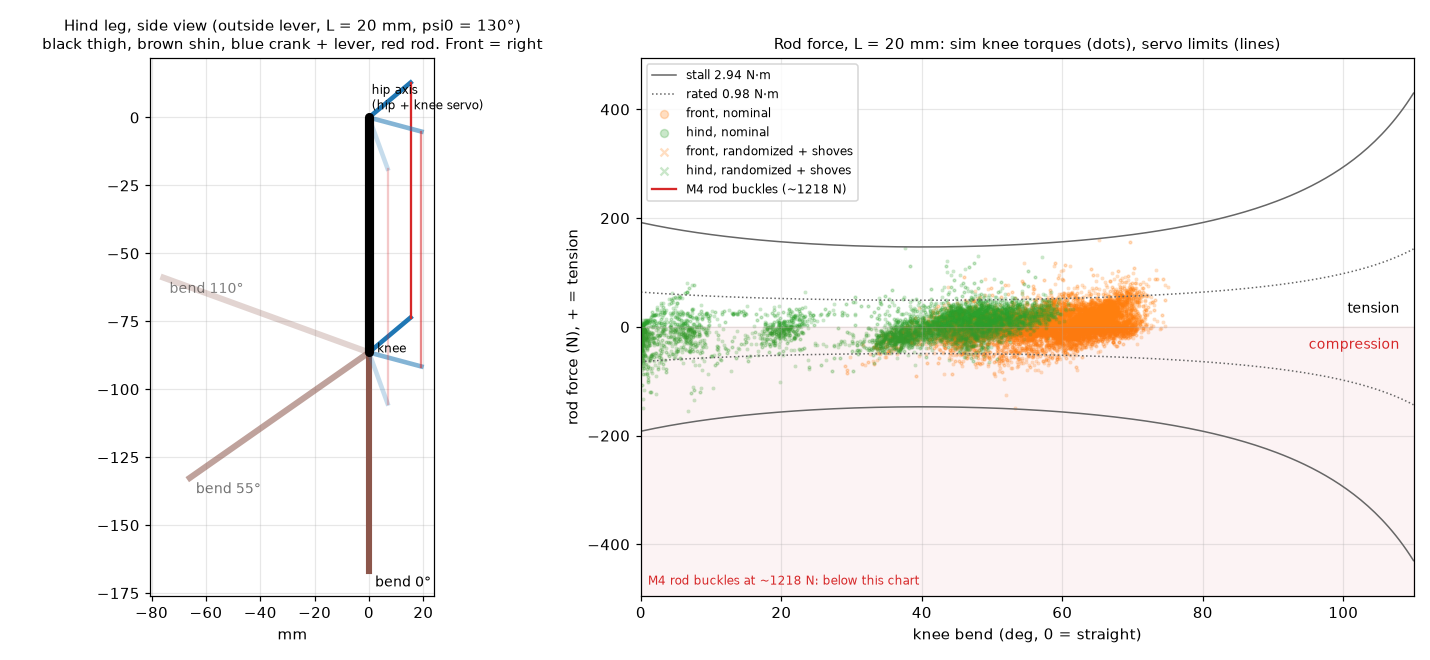

Python code for this plot:
"""Knee rod linkage (A2): where to put the lever so the rod never jams, and how hard the rod works.

The A2 knee: the knee servo rides on the thigh at the hip axis. A crank on its horn and a
lever on the shin (same length L) are joined by a rod as long as the thigh, so the four
pivots make a parallelogram: the rod stays parallel to the thigh and the shin turns exactly
as much as the crank (1:1, the servo angle = the sim's knee joint).

Side view of one leg, looking along the hip axis:
  u   = thigh direction, hip -> knee
  psi = lever angle, measured from u (the line continuing past the knee). The crank at the
        hip is always parallel to the lever, so it has the same psi.
  "outside" = the side the knee points to (front for hind legs, back for front legs), like a
        kneecap. "inside" = the side the shin folds toward.
As the knee bends by b, the lever turns with the shin toward the inside:
  outside lever: psi = psi0 - b        inside lever: psi = psi0 + b
Dead point: psi = 0 or 180 deg (crank, rod and lever in one line). There the rod pushes
straight through the pivots and can't turn the shin at all; the parallelogram can even flip
into a crossed shape. Keep psi well away from 0 and 180 over the whole knee range.

Rod force for a knee torque tau (the torque arm is L * sin psi):
  rod tension T = tau / (L sin psi)     (inside lever)
  rod tension T = -tau / (L sin psi)    (outside lever)
with tau > 0 = folding the knee. Holding the body up means tau < 0 (straightening), so an
outside lever puts the rod in TENSION when the leg carries weight (like a quadriceps tendon),
and an inside lever puts it in COMPRESSION. A thin rod under compression can buckle.

Knee torques come from the sim: tools/eval/chain_check.py --legs saves every knee's bend and
torque through walk -> rear -> hold -> come down -> walk (sampled every 20 ms; short spikes in
between are missed). Torques are the same for any linkage (1:1), only the rod force changes.

  python cad/knee_linkage.py [--L 20] [--rod M4] [--side outside] [--psi0 130]
  (no --psi0: picks the one with the lowest peak rod force, >= MIN_MARGIN from dead points
   over the design range 0-110 deg) -> cad/knee_linkage.png
"""
import argparse
from pathlib import Path

import matplotlib
matplotlib.use("Agg")
import matplotlib.pyplot as plt  # noqa: E402
import numpy as np  # noqa: E402

REPO = Path(__file__).resolve().parents[1]
THIGH = 86.45            # mm, = rod length (cad/variables.md)
SHIN = 80.5              # mm, knee to foot ball centre
DESIGN = (0.0, 110.0)    # knee bend range the parts must allow (CLAUDE.md)
MIN_MARGIN = 20.0        # deg, closest the lever may come to a dead point over DESIGN
STALL, RATED = 2.94, 0.98   # N*m, STS3215 12 V
# Threaded steel rod (stainless, E = 193 GPa), sized by the thread's root (minor) diameter.
# Ball links ~ pins, so Euler buckling with K = 1 over the pivot-to-pivot length (= thigh).
D_ROOT = {"M3": 2.387, "M4": 3.141}   # mm
E_STEEL = 193e3                       # N/mm^2

ap = argparse.ArgumentParser()
ap.add_argument("--L", type=float, default=20.0, help="crank = lever length, mm (decided 2026-11-19: 20)")
ap.add_argument("--rod", choices=list(D_ROOT), default="M4", help="threaded rod size (decided: M4)")
ap.add_argument("--side", choices=["outside", "inside"], default="outside")
ap.add_argument("--psi0", type=float, default=None, help="lever angle at a straight knee, deg")
ap.add_argument("--down", default="dn_run5b", help="run folder holding chain*/legs_raw.npz")
args = ap.parse_args()
P_BUCKLE = np.pi ** 2 * E_STEEL * (np.pi * D_ROOT[args.rod] ** 4 / 64) / THIGH ** 2   # N


def psi_of(bend, psi0, side):
  return psi0 - bend if side == "outside" else psi0 + bend


def tension(tau, bend, psi0, side, L):
  """Rod tension in N (negative = compression). tau in N*m, + = folding; L in mm."""
  s = np.sin(np.radians(psi_of(bend, psi0, side)))
  t = tau / (L / 1000 * s)
  return -t if side == "outside" else t


def margin(psi0, side):
  """Closest approach to a dead point (deg) over the design range."""
  p = psi_of(np.linspace(*DESIGN, 111), psi0, side)
  return float(np.min(np.minimum(p, 180 - p)))


# --- sim knee samples (front and hind, nominal chain and randomized chain with shoves)
samples = []
for sub, label in (("chain", "nominal"), ("chain_random", "randomized + shoves")):
  f = REPO / "runs" / args.down / sub / "legs_raw.npz"
  if f.exists():
    z = np.load(f)
    for g in ("front", "hind"):
      samples.append((f"{g}, {label}", z[f"{g}_bend"].ravel(), z[f"{g}_tau"].ravel()))
if not samples:
  print("no sim samples found: run  python tools/eval/chain_check.py --legs  (and --random) first")
bend_all = np.concatenate([s[1] for s in samples]) if samples else np.array([0.0])
tau_all = np.concatenate([s[2] for s in samples]) if samples else np.array([0.0])


def rod_stats(psi0, side, L):
  t = tension(tau_all, bend_all, psi0, side, L)
  return dict(peak_tension=max(t.max(), 0.0), peak_compression=max(-t.min(), 0.0),
              p99=float(np.percentile(np.abs(t), 99)))


# --- pick psi0
lo, hi = (DESIGN[1], 180.0) if args.side == "outside" else (0.0, 180.0 - DESIGN[1])
grid = np.arange(lo, hi + 0.1, 1.0)
ok = [p for p in grid if margin(p, args.side) >= MIN_MARGIN]
if args.psi0 is None:
  args.psi0 = min(ok, key=lambda p: max(rod_stats(p, args.side, args.L)["peak_tension"],
                                        rod_stats(p, args.side, args.L)["peak_compression"]))
psi0, side, L = args.psi0, args.side, args.L

print(f"knee linkage A2: thigh = rod = {THIGH} mm, design knee range {DESIGN[0]:.0f}-{DESIGN[1]:.0f} deg, "
      f"{side} lever")
print(f"sim samples: {len(tau_all)} knee readings; bends {bend_all.min():.0f}-{bend_all.max():.0f} deg, "
      f"|torque| peak {np.abs(tau_all).max():.2f} N*m, p99 {np.percentile(np.abs(tau_all), 99):.2f}")
print(f"{args.rod} stainless rod, {THIGH} mm between ball centres: buckles at ~{P_BUCKLE:.0f} N in compression "
      "(ideal straight rod; real threaded rod: count on less)\n")

print(f"lever angle at a straight knee (psi0), L = {L} mm. Forces in N; compression can buckle the rod.")
print(f"{'psi0':>5s} {'psi range':>12s} {'dead-pt margin':>15s} {'peak tension':>13s} "
      f"{'peak compr.':>12s} {'p99 |F|':>8s} {'stall worst':>12s}")
for p in sorted(set(list(np.arange(lo + 5, hi, 5.0)) + [psi0])):
  if margin(p, side) <= 0:
    continue
  r = rod_stats(p, side, L)
  smin = np.min(np.abs(np.sin(np.radians(psi_of(np.linspace(*DESIGN, 111), p, side)))))
  ps = psi_of(np.array(DESIGN), p, side)
  mark = "  <- chosen" if p == psi0 else ""
  print(f"{p:5.0f} {ps.min():5.0f} to {ps.max():4.0f} {margin(p, side):13.0f} deg {r['peak_tension']:12.0f} "
        f"{r['peak_compression']:12.0f} {r['p99']:8.0f} {STALL / (L / 1000 * smin):11.0f}{mark}")

print(f"\nlever length, at psi0 = {psi0:.0f} ({side}):")
print(f"{'L mm':>5s} {'peak tension':>13s} {'peak compr.':>12s} {'compr. vs buckling':>19s} {'p99 |F|':>8s}")
for Lx in (12, 15, 20, 25):
  r = rod_stats(psi0, side, Lx)
  sf = P_BUCKLE / r["peak_compression"] if r["peak_compression"] > 0 else np.inf
  print(f"{Lx:5d} {r['peak_tension']:12.0f} {r['peak_compression']:12.0f} {sf:15.1f}x safe {r['p99']:8.0f}")
print("\nThe knee servo's output shaft takes the same force sideways (the rod pulls/pushes the crank pin),")
print("plus the twist. Ball links, the printed lever and the crank must carry it too.")

# --- figure: (a) the linkage at three bends, (b) rod force vs knee bend with the sim samples
fig, (ax1, ax2) = plt.subplots(1, 2, figsize=(13, 6), gridspec_kw=dict(width_ratios=[1, 1.4]))
u, o = np.array([0.0, -1.0]), np.array([1.0, 0.0])  # thigh straight down; knee points +x (hind leg)
if side == "inside":
  o_lever = -o
else:
  o_lever = o
knee = THIGH * u
for b, a in ((0, 1.0), (55, 0.55), (110, 0.25)):
  rb = np.radians(b)
  shin_dir = np.cos(rb) * u - np.sin(rb) * o          # shin folds to -x (inside)
  pr = np.radians(psi_of(b, psi0, side))
  lev = np.cos(pr) * u + np.sin(pr) * o_lever
  crank_tip, lever_tip = L * lev, knee + L * lev
  foot = knee + SHIN * shin_dir
  ax1.plot([knee[0], foot[0]], [knee[1], foot[1]], color="tab:brown", lw=4, alpha=a)
  ax1.plot([0, crank_tip[0]], [0, crank_tip[1]], color="tab:blue", lw=3, alpha=a)
  ax1.plot([knee[0], lever_tip[0]], [knee[1], lever_tip[1]], color="tab:blue", lw=3, alpha=a)
  ax1.plot([crank_tip[0], lever_tip[0]], [crank_tip[1], lever_tip[1]], color="tab:red", lw=1.5, alpha=a)
  ax1.annotate(f"bend {b}°", foot, textcoords="offset points", xytext=(4, -10), fontsize=9, alpha=max(a, 0.5))
ax1.plot([0, knee[0]], [0, knee[1]], color="k", lw=6, solid_capstyle="round")
ax1.plot([0, knee[0]], [0, knee[1]], color="0.6", lw=0.8, ls="--", zorder=0)
ax1.text(1, 3, "hip axis\n(hip + knee servo)", fontsize=8)
ax1.text(3, knee[1], "knee", fontsize=8)
ax1.set_title(f"Hind leg, side view ({side} lever, L = {L:g} mm, psi0 = {psi0:.0f}°)\n"
              "black thigh, brown shin, blue crank + lever, red rod. Front = right", fontsize=10)
ax1.set_aspect("equal")
ax1.grid(alpha=0.3)
ax1.set_xlabel("mm")

bb = np.linspace(*DESIGN, 221)
for tau, ls, lab in ((STALL, "-", "stall 2.94 N·m"), (RATED, ":", "rated 0.98 N·m")):
  for sgn in (1, -1):
    ax2.plot(bb, tension(sgn * tau, bb, psi0, side, L), color="0.4", ls=ls, lw=1,
             label=lab if sgn == 1 else None)
colors = {"front": "tab:orange", "hind": "tab:green"}
for lab, b_, t_ in samples:
  k = np.random.default_rng(0).choice(len(b_), size=min(len(b_), 4000), replace=False)
  ax2.scatter(b_[k], tension(t_[k], b_[k], psi0, side, L), s=3, alpha=0.25,
              color=colors[lab.split(",")[0]], marker="o" if "nominal" in lab else "x", label=lab)
ax2.axhline(-P_BUCKLE, color="tab:red", lw=1.5, label=f"{args.rod} rod buckles (~{P_BUCKLE:.0f} N)")
ax2.axhspan(-1e4, 0, color="tab:red", alpha=0.05)
ax2.text(DESIGN[1] - 2, -20, "compression", ha="right", va="top", color="tab:red", fontsize=9)
ax2.text(DESIGN[1] - 2, 20, "tension", ha="right", va="bottom", fontsize=9)
lim = 1.15 * np.abs(tension(STALL, bb, psi0, side, L)).max()
ax2.set_ylim(-lim, lim)
if P_BUCKLE > lim:
  ax2.text(1, -0.97 * lim, f"{args.rod} rod buckles at ~{P_BUCKLE:.0f} N: below this chart", fontsize=8,
           color="tab:red", va="bottom")
ax2.set_xlim(*DESIGN)
ax2.set_xlabel("knee bend (deg, 0 = straight)")
ax2.set_ylabel("rod force (N), + = tension")
ax2.set_title(f"Rod force, L = {L:g} mm: sim knee torques (dots), servo limits (lines)", fontsize=10)
ax2.grid(alpha=0.3)
ax2.legend(fontsize=8, loc="upper left", markerscale=3)
fig.tight_layout()
out = REPO / "cad" / "knee_linkage.png"
fig.savefig(out, dpi=110)
print(f"-> {out}")
